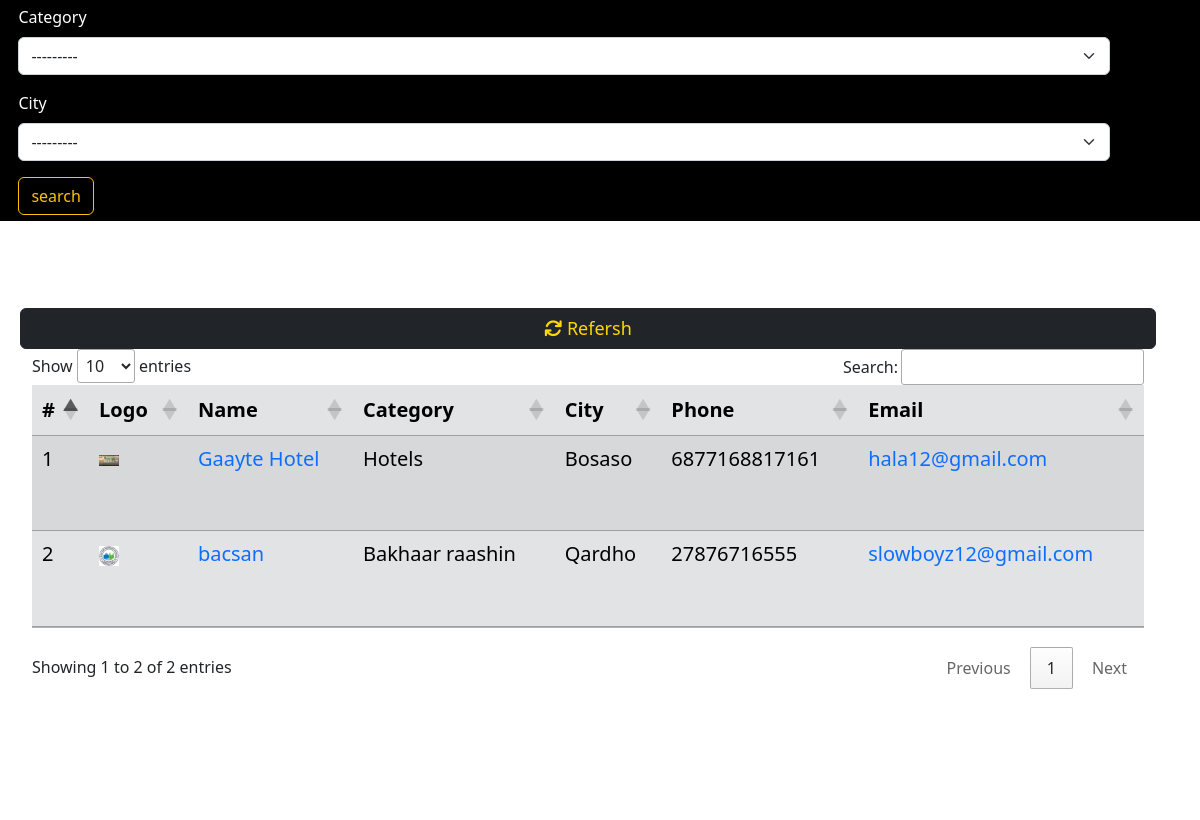
The app's page / (middle part), older data.
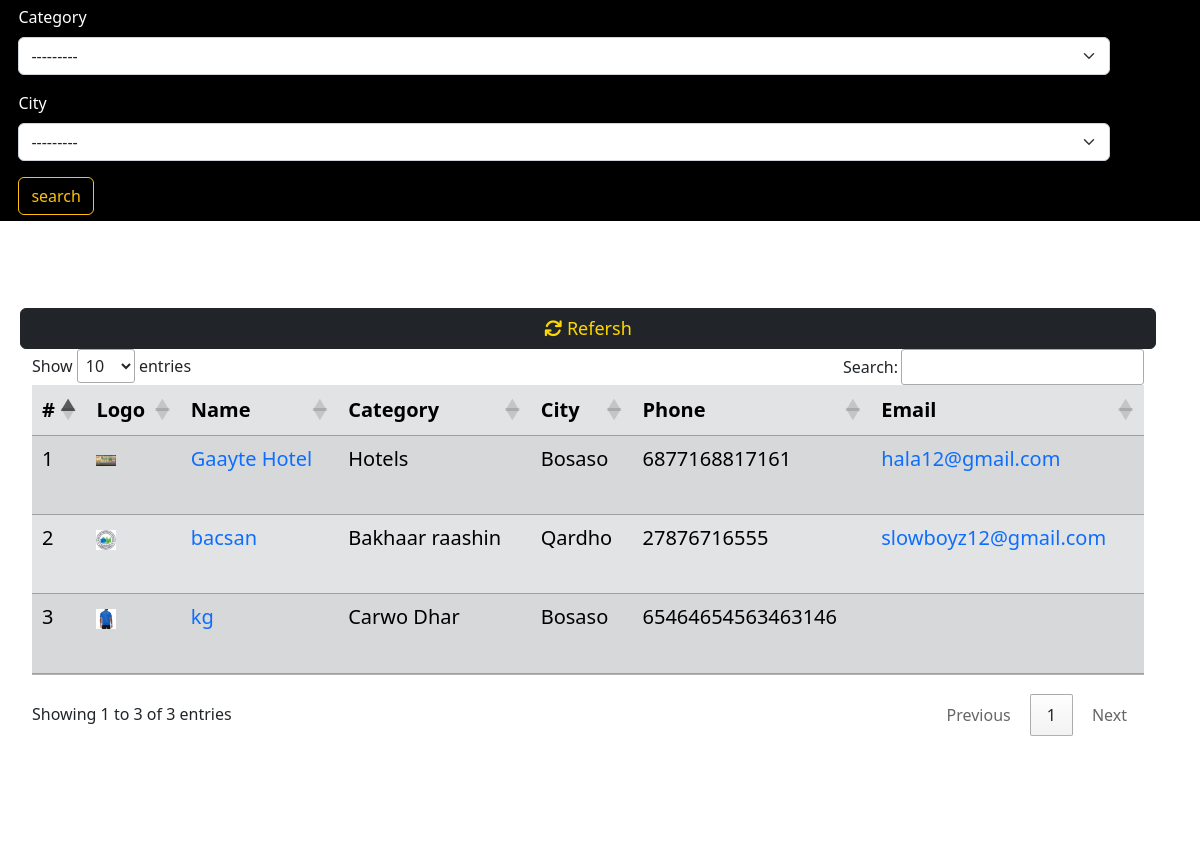
The same page, newer data.
### core/models.py (models this page shows, shortened)
class Contactmodel(models.Model):
    auther=models.ForeignKey(User,on_delete=models.CASCADE)
    logo = models.ImageField(blank=True, null=True)
    name = models.CharField(max_length=255,null=False,blank=False)
    category=models.ForeignKey(Categorymodel,on_delete=models.CASCADE)
    city=models.ForeignKey(Citymodel,on_delete=models.CASCADE)
    phone1 = models.IntegerField(null=False,blank=False)
    email = models.EmailField(max_length=100, blank=True, null= True)
    location_imo = models.ImageField(null=True, blank=True)
    location_url = models.URLField()
    desc = models.TextField(null=True, blank=True)

class Categorymodel(models.Model):
    name = models.CharField(max_length=100)
    def __str__(self):
        return self.name

class Citymodel(models.Model):
    name=models.CharField(max_length=100)
    def __str__(self):
        return self.name

### core/views.py (the view, shortened to what this page needs)
# urls.py: path('',views.home,name='home'),
def home(request):
    if request :
       cont_filter= ContactFilter(request.GET, queryset =Contactmodel.objects.all())
    promos = PromoModel.objects.all()
    conts = Contactmodel.objects.all()
    citys = Citymodel.objects.all()
    return render(request,'core/home.html',{
        'conts':conts,
        'citys':citys,
        'promos':promos,
        'form':cont_filter.form,
        'searched':cont_filter.qs,
        })

### core/templates/core/home.html (shortened to what this page needs)
<!DOCTYPE html>
{% load static %}
{% load crispy_forms_tags %}
<html lang="en">
<head>
    <link rel="stylesheet" href="/static/css/main.css" type="text/css">
    <link rel="stylesheet" href="//cdn.datatables.net/1.13.1/css/jquery.dataTables.min.css">
    <link rel="stylesheet" href="https://cdnjs.cloudflare.com/ajax/libs/font-awesome/6.2.1/css/all.min.css" />
    <link rel="stylesheet" href="https://cdnjs.cloudflare.com/ajax/libs/font-awesome/6.2.1/css/all.min.css" />
    <link href="https://cdn.jsdelivr.net/npm/bootstrap@5.2.3/dist/css/bootstrap.min.css" rel="stylesheet">
</head>
<body>
    {% block content %}
    <section class="feed row">
        <div class="container">
            <div class="feed-ci">
                <div class="container row d-flex justify-content-center ">
                        <form method="GET" action="{% url 'search' %}">
                            {{form|crispy}}
                          <button class="btn btn-outline-warning"  type="submit">search</button>
                         </form>
                 </div>
            </div>
        </div>
    </section>
    <section class="row d-flex justify-content-between">
        <div class="row" style="margin-bottom: 30px;" >
            <button class="btn btn-dark" type="submit"><a style="text-decoration: none; color:gold; font-size:large; "  href="{% url 'home' %}"> <i style="font-size:large;" class="fa-solid fa-arrows-rotate"></i> Refersh</a></button>
            <table id="contact" class="table  table-secondary table-striped-columnstable table-striped table-hover">
                <thead>
                    <tr>
                        <th>#</th>
                        <th>Logo</th>
                        <th>Name</th>
                        <th>Category</th>
                        <th>City</th>
                        <th>Phone</th>
                        <th>Email</th>
                    </tr>
                </thead>
                <tbody>
                    {% for x in conts%}
                    <tr >
                        <td>{{forloop.counter}}</td>
                        <td>
                        {%if x.logo%}
                        <img class="table-imag" width="20" src="{{x.logo.url}}" >
                        {%else%}
                        <i class="fa-sharp fa-solid fa-face-smile"></i><i class="fa-sharp fa-solid fa-arrow-right-from-bracket"></i>
                        {%endif%}
                        </td>
                        <td> <a style="text-decoration: none;" href="{% url 'views' x.pk %}">{{x.name}}</a>  </td>
                        <td>{{x.category}}</td>
                        <td>{{x.city}}</td>
                        <td>{{x.phone1}}</td>
                        <td ><a  style="text-decoration: none;" href="{{x.email}}">{{x.email}}</a></td>
                    </tr>
                    {%endfor%}
                </tbody>
            </table>
        </div>
        <div class="col" style="margin-top: 100px;" >
        </div>
    </section>
    {% endblock content %}
</body>
</html>

Row changes from the older to the newer data that the page shows:
added Contactmodel: logo (picture), name "kg", category "Carwo Dhar", city "Bosaso", phone1 "65464654563463146"
Text that changed along with them:
text written by a page script: "Show entries Search: Showing 1 to 2 of 2 entries Previous 1 Next" → "Show entries Search: Showing 1 to 3 of 3 entries Previous 1 Next"
